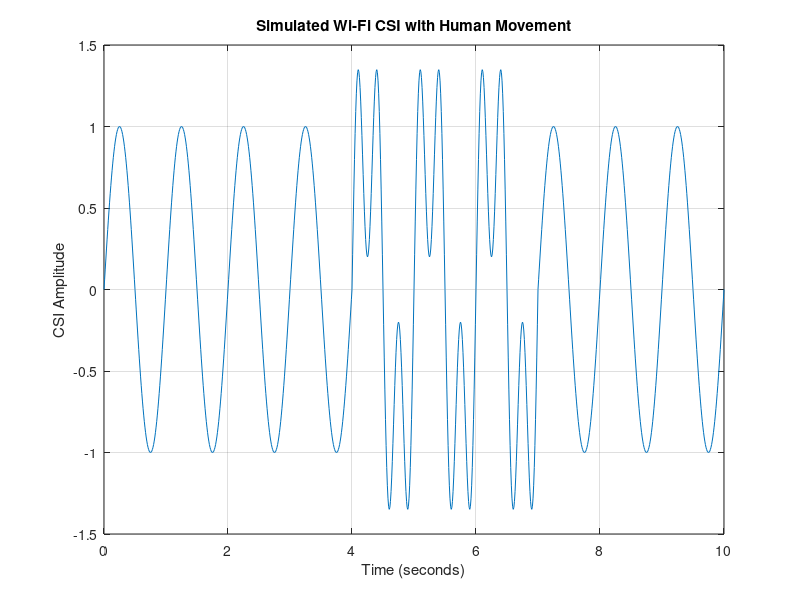

The MATLAB script that drew this image:
clc
clear
close all

% Time
t = 0:0.01:10;

% Normal Wi-Fi channel
normal_signal = sin(2*pi*1*t);

% Simulated human movement
human = zeros(size(t));
human(t >= 4 & t <= 7) = 1;

% CSI changes because of human movement
csi = normal_signal + human .* 0.8 .* sin(2*pi*3*t);

% Plot
figure
plot(t,csi)
xlabel('Time (seconds)')
ylabel('CSI Amplitude')
title('Simulated Wi-Fi CSI with Human Movement')
grid on
